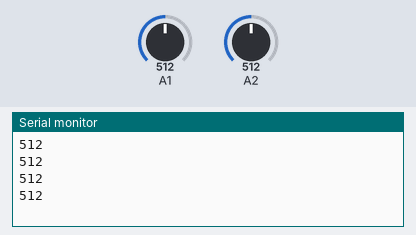
This sketch was run on a simulated Arduino Uno, built with avr-gcc and run on an emulated ATmega328P. Shown: the last lines printed to the serial monitor. The inputs (shaded band) are chosen by the test bench; at power-on: A1 = 512, A2 = 512.

Above: at 1.8 s.
1.9 s: A1 set to 716
At 2.5 s:
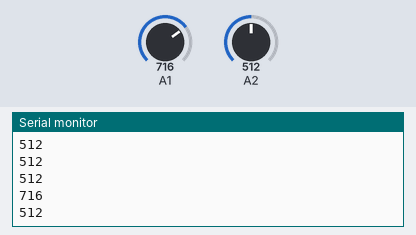
3.4 s: A2 set to 306
At 4.7 s:
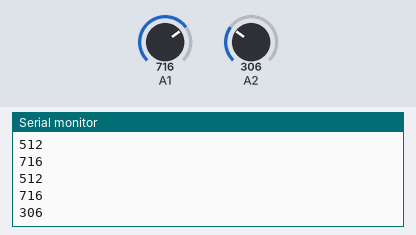
4.9 s: A1 set to 900
At 5.8 s:
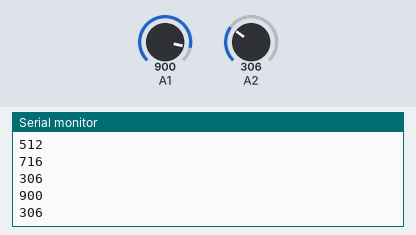
6.4 s: A2 set to 122
At 7.6 s:
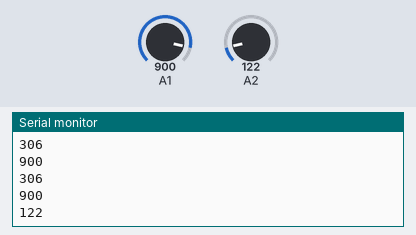
Timing chart, 0 to 8.9 s (numbered marks = the images above; inputs shaded):
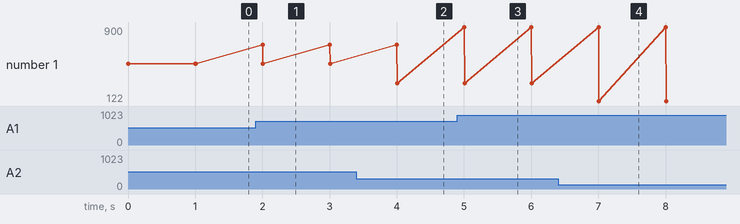

Measured:
- after the input at 1.9 s, the serial monitor: prints a new line after 0.10 s (image 1)
- after the input at 3.4 s, the serial monitor: prints a new line after 0.61 s (image 2)
- after the input at 4.9 s, the serial monitor: prints a new line after 0.10 s (image 3)
- after the input at 6.4 s, the serial monitor: prints a new line after 0.61 s (image 4)
- plotted number 1: 512 → 306 after the input at 3.4 s, 306 → 122 after the input at 6.4 s

The sketch:

General_Reading.ino
```cpp
int X = 0;
int Y = 0;
void setup() {
  Serial.begin(9600);           //  setup serial
}

void loop() {
  X = analogRead(A1);
  Y = analogRead(A2);             // read the input pin
  Serial.println(X);
  Serial.println(Y);             // debug value
  delay(1000);
}
```
